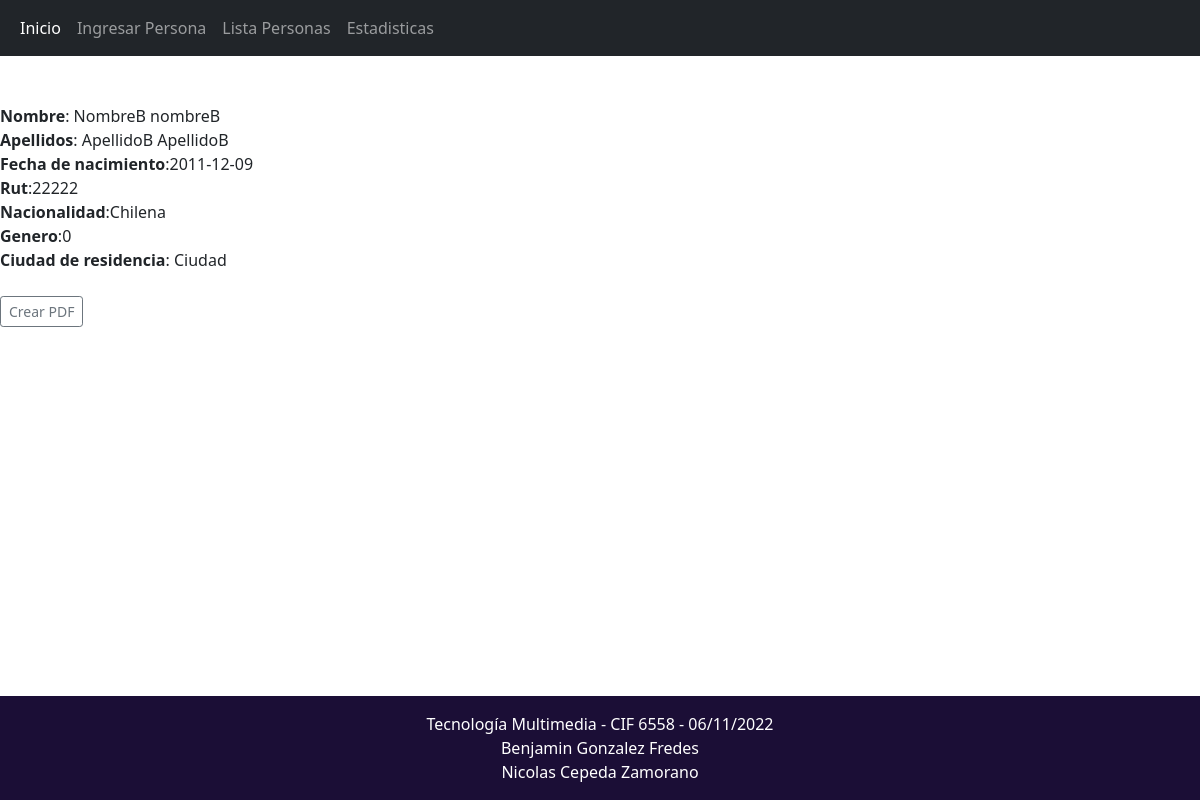
/usuario.php?id=12, run on an earlier commit of the app's database.
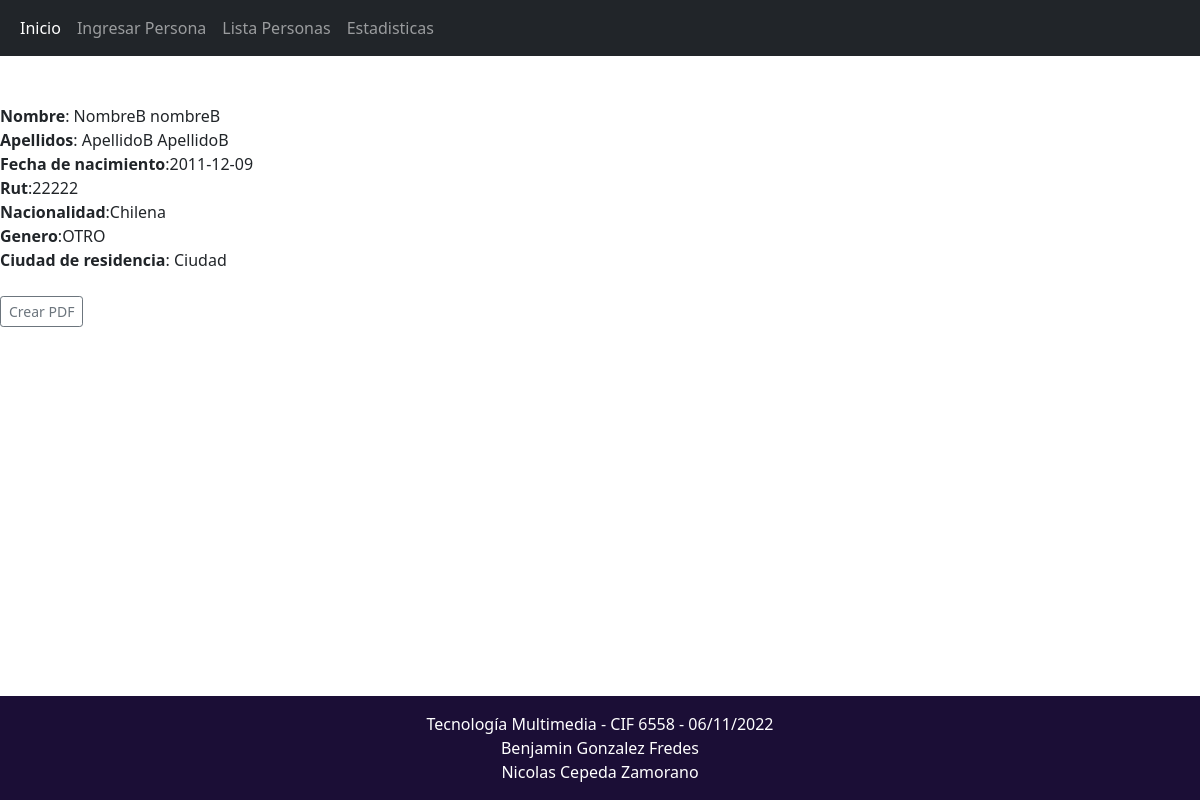
And on a later commit of the database.
### tables this page shows
CREATE TABLE `usuarios` (
  `id` int(11) NOT NULL,
  `nombres` varchar(50) NOT NULL,
  `apellidos` varchar(50) NOT NULL,
  `nacionalidad` varchar(10) NOT NULL,
  `genero` varchar(9) NOT NULL,
  `ciudad_residencia` varchar(30) NOT NULL,
  `foto` varchar(100) NOT NULL,
  `fecha_nacimiento` date NOT NULL,
  `rut` int(11) NOT NULL
);

### usuario.php (the view, shortened to what this page needs)
<?php
include "conn.php";
?>
<!DOCTYPE html>
<html lang="en">
<head>
    <link href="https://cdn.jsdelivr.net/npm/bootstrap@5.0.2/dist/css/bootstrap.min.css" rel="stylesheet">
</head>
<body>
    <nav class="navbar navbar-expand-lg navbar navbar-dark bg-dark"">
        <div class="container-fluid">
          <div class="collapse navbar-collapse" id="navbarNavAltMarkup">
            <div class="navbar-nav">
              <a class="nav-link active" aria-current="page" href="index.html">Inicio</a>
              <a class="nav-link" href="registro.php">Ingresar Persona</a>
              <a class="nav-link" href="listausuarios.php">Lista Personas</a>
              <a class="nav-link" href="estadisticas.php">Estadisticas</a>
            </div>
          </div>
        </div>
      </nav>
      <?php
                $id = $_REQUEST['id'];
                ?>
            <div class="col-md-5 col-sm-12">
                <?php
                $sql = "SELECT * from usuarios WHERE id=$id";
                $resultado = $conexion->query($sql);
                if ($resultado->num_rows > 0) {
                    while ($row = $resultado->fetch_assoc()) {
                        echo "<br>
                                <b>Nombre</b>: " . $row['nombres'] . "<br>
                                <b>Apellidos</b>: " . $row['apellidos'] . "<br>
                                <b>Fecha de nacimiento</b>:" . $row['fecha_nacimiento'] . "<br>
                                <b>Rut</b>:" . $row['rut'] . "<br>
                                <b>Nacionalidad</b>:" . $row['nacionalidad'] . "<br>
                                <b>Genero</b>:" . $row['genero'] . "<br>
                                <b>Ciudad de residencia</b>: " . $row['ciudad_residencia'] . "<br>
                                <br>";
                    }
                }
              ?>
            </div>
        <?php
        $query = mysqli_query($conexion,"SELECT nombres, apellidos, fecha_nacimiento, rut, nacionalidad, genero, ciudad_residencia, foto FROM usuarios where id=$id");
        $data = mysqli_fetch_array($query);
        if($resultado->num_rows > 0){
        ?>
        <tr>
        <td><a href="crear_pdf.php?id=<?php echo $data["id"]?>&nombres=<?php echo $data["nombres"]?>&apellidos=<?php echo $data["apellidos"]?>&fecha_nacimiento=<?php echo $data["fecha_nacimiento"]?>&rut=<?php echo $data["rut"]?>&nacionalidad=<?php echo $data["nacionalidad"]?>&genero=<?php echo $data["genero"]?>&ciudad_residencia=<?php echo $data["ciudad_residencia"]?>&foto=<?php echo $data["foto"]?>    ">
        <button type='button' class='btn btn-sm btn-outline-secondary'>Crear PDF</button></a></td>
        </tr>
        <?php
        }
?>
      <footer class="text-center text-white fixed-bottom" style="background-color: #221144;">
        <div class="text-center p-3" style="background-color: rgba(0, 0, 0, 0.2);">
            Tecnología Multimedia - CIF 6558 - 06/11/2022  <br>
            Benjamin Gonzalez Fredes <br>
            Nicolas Cepeda Zamorano
        </div>
      </footer>
</body>
</html>

What changed in the data, as far as the page shows it:
changed usuarios "NombreB nombreB": genero "0" → "OTRO"
